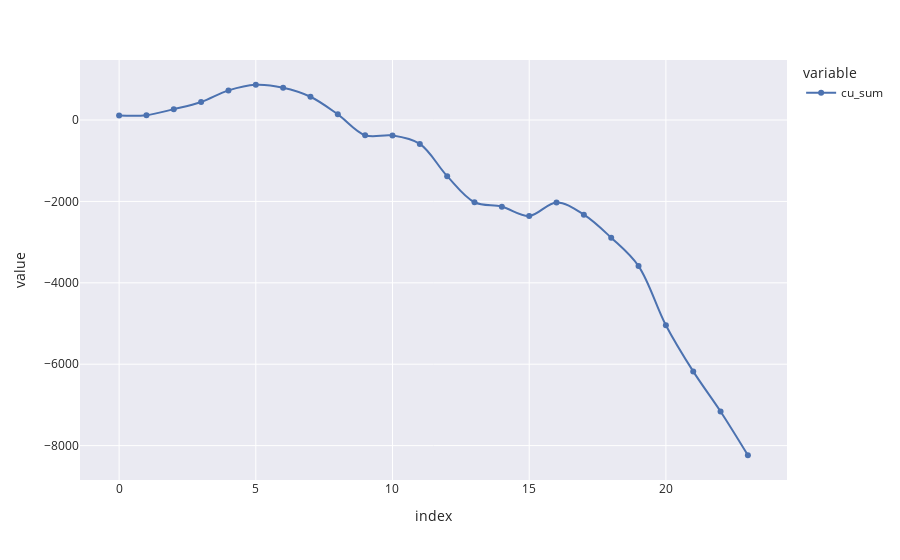

The cell this chart's notebook holds for it:
### Code cell
months_diff['cu_sum'].plot.line(markers=True, line_shape='spline', height=600)

### Figure 1 — Plotly figure (JSON) as saved in the notebook; plotly's stock layout.template omitted (floating-point values rounded to 4 significant figures)
{"data": [{"hovertemplate": "variable=cu_sum<br>index=%{x}<br>value=%{y}<extra></extra>", "legendgroup": "cu_sum", "line": {"color": "rgb(76,114,176)", "dash": "solid", "shape": "spline"}, "marker": {"symbol": "circle"}, "mode": "markers+lines", "name": "cu_sum", "orientation": "v", "showlegend": true, "type": "scatter", "x": [0, 1, 2, 3, 4, 5, 6, 7, 8, 9, 10, 11, 12, 13, 14, 15, 16, 17, 18, 19, 20, 21, 22, 23], "xaxis": "x", "y": [113.8, 120.2, 268.0, 443.6, 728.5, 867.0, 795.3, 572.6, 140.4, -373.8, -380.2, -586.9, -1379.0, -2021.0, -2129.0, -2356.0, -2025.0, -2325.0, -2892.0, -3589.0, -5041.0, -6177.0, -7162.0, -8237.0], "yaxis": "y"}], "layout": {"autosize": true, "legend": {"title": {"text": "variable"}, "tracegroupgap": 0}, "margin": {"t": 60}, "xaxis": {"anchor": "y", "autorange": true, "domain": [0, 1], "range": [-1.364, 24.36], "title": {"text": "index"}, "type": "linear"}, "yaxis": {"anchor": "x", "autorange": true, "domain": [0, 1], "range": [-8836.0, 1466.0], "title": {"text": "value"}, "type": "linear"}}}
